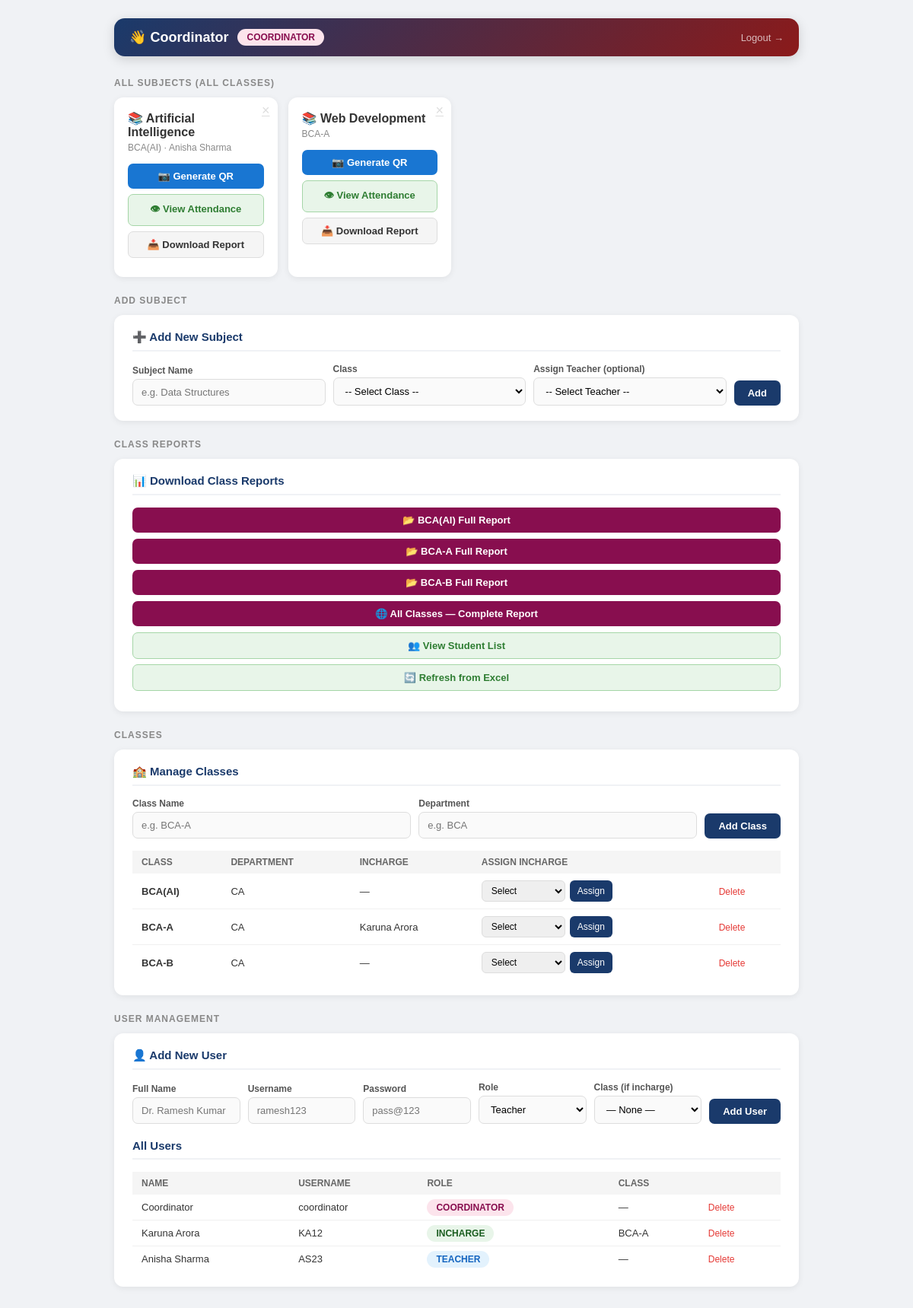
The app's page /dashboard (signed in) with its own data.
### tables this page shows
CREATE TABLE subjects (
            id INTEGER PRIMARY KEY AUTOINCREMENT,
            name TEXT NOT NULL,
            class_id INTEGER NOT NULL,
            teacher_id INTEGER,
            UNIQUE(name, class_id)
        );

CREATE TABLE classes (
            id INTEGER PRIMARY KEY AUTOINCREMENT,
            name TEXT UNIQUE NOT NULL,
            department TEXT,
            incharge_id INTEGER
        );

CREATE TABLE users (
            id INTEGER PRIMARY KEY AUTOINCREMENT,
            username TEXT UNIQUE NOT NULL,
            password TEXT NOT NULL,
            role TEXT NOT NULL CHECK(role IN ('coordinator','incharge','teacher')),
            full_name TEXT,
            class_id INTEGER,
            created_at TEXT DEFAULT (datetime('now'))
        );

### qr_attendance_project.py (the view)
@app.route("/dashboard")
def dashboard():
    redir = require_login()
    if redir: return redir
    user      = current_user()
    subjects  = get_subjects_for_user(user)
    classes   = get_all_classes() if user["role"] == "coordinator" else []
    all_users = get_all_users()   if user["role"] == "coordinator" else []
    teachers  = get_teachers()
    incharges = get_incharges()
    return render_template("dashboard.html",
        user=user,
        subjects=subjects,
        classes=classes,
        all_users=all_users,
        teachers=teachers,
        incharges=incharges
    )

### database_logic.py (called while the page is built, shortened)
def get_db():
    return sqlite3.connect(DB)

def get_all_users():
    conn = get_db()
    c = conn.cursor()
    c.execute("""
        SELECT u.id, u.username, u.role, u.full_name, cl.name
        FROM users u
        LEFT JOIN classes cl ON u.class_id = cl.id
        ORDER BY u.role, u.username
    """)
    rows = c.fetchall()
    conn.close()
    return rows

def get_teachers():
    conn = get_db()
    c = conn.cursor()
    c.execute("SELECT id, username, full_name FROM users WHERE role = 'teacher' ORDER BY full_name")
    rows = c.fetchall()
    conn.close()
    return rows

def get_incharges():
    conn = get_db()
    c = conn.cursor()
    c.execute("SELECT id, username, full_name FROM users WHERE role = 'incharge' ORDER BY full_name")
    rows = c.fetchall()
    conn.close()
    return rows

def get_all_classes():
    conn = get_db()
    c = conn.cursor()
    c.execute("""
        SELECT cl.id, cl.name, cl.department, u.full_name
        FROM classes cl
        LEFT JOIN users u ON cl.incharge_id = u.id
        ORDER BY cl.name
    """)
    rows = c.fetchall()
    conn.close()
    return rows

def get_subjects_for_user(user):
    conn = get_db()
    c = conn.cursor()
    if user["role"] == "coordinator":
        c.execute("""
            SELECT s.id, s.name, cl.name, u.full_name
            FROM subjects s
            JOIN classes cl ON s.class_id = cl.id
            LEFT JOIN users u ON s.teacher_id = u.id
            ORDER BY cl.name, s.name
        """)
    rows = c.fetchall()
    conn.close()
    return [{"id": r[0], "name": r[1], "class_name": r[2], "teacher_name": r[3]} for r in rows]

### qr_attendance_project.py (called while the page is built)
def current_user():
    return session.get("user_data")

def require_login():
    if not current_user():
        return redirect(url_for("login"))
    return None

### templates/dashboard.html (shortened to what this page needs)
<!DOCTYPE html>
<html lang="en">
<head>
</head>
<body>
<div class="topbar">
    <div class="topbar-left">
        <div>
            <h1>👋 {{ user.full_name or user.username }}</h1>
        </div>
        <span class="role-badge role-{{ user.role }}">{{ user.role }}</span>
    </div>
    <a href="/logout">Logout →</a>
</div>
<div class="section">
    <div class="section-title">
        {% if user.role == 'coordinator' %}All Subjects (All Classes)
        {% elif user.role == 'incharge' %}My Class Subjects
        {% else %}My Subjects{% endif %}
    </div>
    <div class="grid">
        {% for s in subjects %}
        <div class="card">
            {% if user.role in ['coordinator','incharge'] %}
            <a href="/delete_subject/{{ s.id }}" class="del-btn"
               onclick="return confirm('Delete subject {{ s.name }}?')">×</a>
            {% endif %}
            <h3>📚 {{ s.name }}</h3>
            <div class="sub">{{ s.class_name }}{% if s.teacher_name %} · {{ s.teacher_name }}{% endif %}</div>
            <a class="btn btn-blue"  href="/generate_qr/{{ s.id }}">📷 Generate QR</a>
            <a class="btn btn-green" href="/view_attendance/{{ s.id }}">👁 View Attendance</a>
            <a class="btn btn-gray"  href="/report/{{ s.id }}">📥 Download Report</a>
        </div>
        {% else %}
        <p style="color:#888;font-size:14px;padding:10px 0;">
            No subjects assigned yet.
        </p>
        {% endfor %}
    </div>
</div>
{% if user.role in ['coordinator','incharge'] %}
<div class="section">
    <div class="section-title">Add Subject</div>
    <div class="panel">
        <h3>➕ Add New Subject</h3>
        <form action="/add_subject" method="POST">
            <div class="form-row">
                <div class="form-group">
                    <label>Subject Name</label>
                    <input type="text" name="subject_name" placeholder="e.g. Data Structures" required>
                </div>
                {% if user.role == 'coordinator' %}
                <div class="form-group">
                    <label>Class</label>
                    <select name="class_id" required>
                        <option value="">-- Select Class --</option>
                    </select>
                </div>
                {% endif %}
                <div class="form-group">
                    <label>Assign Teacher (optional)</label>
                    <select name="teacher_id">
                        <option value="">-- Select Teacher --</option>
                    </select>
                </div>
                <button type="submit" class="btn-submit">Add</button>
            </div>
        </form>
    </div>
</div>
{% endif %}
{% if user.role in ['coordinator','incharge'] %}
<div class="section">
    <div class="section-title">Class Reports</div>
    <div class="panel">
        <h3>📊 Download Class Reports</h3>
        {% if user.role == 'coordinator' %}
            {% for cls in classes %}
            <a class="btn btn-maroon" href="/report/class/{{ cls[0] }}"
               style="margin-bottom:8px;">
                📂 {{ cls[1] }} Full Report
            </a>
            {% endfor %}
            <a class="btn btn-maroon" href="/report/all" style="margin-top:4px;">
                🌐 All Classes — Complete Report
            </a>
        {% else %}
            <a class="btn btn-maroon" href="/report/class/{{ user.class_id }}">
                📂 My Class Full Report
            </a>
        {% endif %}
        <a class="btn btn-green" href="/students" style="margin-top:8px;">👥 View Student List</a>
        <a class="btn btn-green" href="/refresh_students" style="margin-top:4px;">🔄 Refresh from Excel</a>
    </div>
</div>
{% endif %}
{% if user.role == 'coordinator' %}
<div class="section">
    <div class="section-title">Classes</div>
    <div class="panel">
        <h3>🏫 Manage Classes</h3>
        <form action="/add_class" method="POST" style="margin-bottom:16px;">
            <div class="form-row">
                <div class="form-group">
                    <label>Class Name</label>
                    <input type="text" name="class_name" placeholder="e.g. BCA-A" required>
                </div>
                <div class="form-group">
                    <label>Department</label>
                    <input type="text" name="department" placeholder="e.g. BCA">
                </div>
                <button type="submit" class="btn-submit">Add Class</button>
            </div>
        </form>
        {% if classes %}
        <table>
            <tr><th>Class</th><th>Department</th><th>Incharge</th><th>Assign Incharge</th><th></th></tr>
            {% for cls in classes %}
            <tr>
                <td><strong>{{ cls[1] }}</strong></td>
                <td>{{ cls[2] or '—' }}</td>
                <td>{{ cls[3] or '—' }}</td>
                <td>
                    <form action="/assign_incharge" method="POST" style="display:flex;gap:6px;">
                        <select name="incharge_id" style="padding:5px 8px;border-radius:6px;border:1px solid #ddd;font-size:12px;">
                            <option value="">Select</option>
                        </select>
                        <button type="submit" style="padding:5px 10px;background:#1a3a6b;color:white;border:none;border-radius:6px;font-size:12px;cursor:pointer;">
                            Assign
                        </button>
                    </form>
                </td>
                <td>
                    <a href="/delete_class/{{ cls[0] }}"
                       onclick="return confirm('Delete class {{ cls[1] }}?')"
                       style="color:#e53935;font-size:12px;text-decoration:none;">Delete</a>
                </td>
            </tr>
            {% endfor %}
        </table>
        {% else %}
        <p style="color:#888;font-size:13px;">No classes added yet.</p>
        {% endif %}
    </div>
</div>
<div class="section">
    <div class="section-title">User Management</div>
    <div class="panel">
        <h3>👤 Add New User</h3>
        <form action="/add_user" method="POST" style="margin-bottom:20px;">
            <div class="form-row">
                <div class="form-group">
                    <label>Full Name</label>
                    <input type="text" name="full_name" placeholder="Dr. Ramesh Kumar" required>
                </div>
                <div class="form-group">
                    <label>Username</label>
                    <input type="text" name="username" placeholder="ramesh123" required>
                </div>
                <div class="form-group">
                    <label>Password</label>
                    <input type="text" name="password" placeholder="pass@123" required>
                </div>
                <div class="form-group">
                    <label>Role</label>
                    <select name="role" required>
                        <option value="teacher">Teacher</option>
                    </select>
                </div>
                <div class="form-group">
                    <label>Class (if incharge)</label>
                    <select name="class_id">
                        <option value="">— None —</option>
                    </select>
                </div>
                <button type="submit" class="btn-submit">Add User</button>
            </div>
        </form>
        <h3>All Users</h3>
        {% if all_users %}
        <table>
            <tr><th>Name</th><th>Username</th><th>Role</th><th>Class</th><th></th></tr>
            {% for u in all_users %}
            <tr>
                <td>{{ u[3] or '—' }}</td>
                <td>{{ u[1] }}</td>
                <td><span class="role-badge role-{{ u[2] }}">{{ u[2] }}</span></td>
                <td>{{ u[4] or '—' }}</td>
                <td>
                    <a href="/delete_user/{{ u[0] }}"
                       onclick="return confirm('Delete user {{ u[1] }}?')"
                       style="color:#e53935;font-size:12px;text-decoration:none;">Delete</a>
                </td>
            </tr>
            {% endfor %}
        </table>
        {% else %}
        <p style="color:#888;font-size:13px;">No users yet.</p>
        {% endif %}
    </div>
</div>
{% endif %}
</body>
</html>

### templates/dashboard.html (style rules this page uses)
* { box-sizing: border-box; margin: 0; padding: 0; }
body { font-family: Arial, sans-serif; background: #f0f2f5; padding: 24px 16px; min-height: 100vh; }
.topbar { max-width: 900px; margin: 0 auto 28px; display: flex; justify-content: space-between; align-items: center; background: linear-gradient(135deg, #1a3a6b, #8b1a1a); border-radius: 14px; padding: 14px 20px; box-shadow: 0 4px 15px rgba(0,0,0,0.15); }
.topbar-left { display: flex; align-items: center; gap: 12px; }
.topbar-left h1 { font-size: 18px; color: white; }
.role-badge { padding: 4px 12px; border-radius: 20px; font-size: 12px; font-weight: bold; text-transform: uppercase; }
.role-coordinator { background: #fce4ec; color: #880e4f; }
.role-incharge { background: #e8f5e9; color: #1b5e20; }
.role-teacher { background: #e3f2fd; color: #1565c0; }
.topbar a { color: rgba(255,255,255,0.7); font-size: 13px; text-decoration: none; }
.section { max-width: 900px; margin: 0 auto 24px; }
.section-title { font-size: 12px; font-weight: bold; color: #888; text-transform: uppercase; letter-spacing: 1px; margin-bottom: 12px; }
.grid { display: grid; grid-template-columns: repeat(auto-fill, minmax(210px, 1fr)); gap: 14px; }
.card { background: white; border-radius: 12px; padding: 18px; box-shadow: 0 2px 8px rgba(0,0,0,0.07); position: relative; }
.card h3 { font-size: 16px; color: #333; margin-bottom: 4px; }
.card .sub { font-size: 12px; color: #888; margin-bottom: 14px; }
.btn { display: block; width: 100%; padding: 9px 12px; border-radius: 7px; font-size: 13px; font-weight: bold; border: none; cursor: pointer; text-decoration: none; text-align: center; margin-bottom: 7px; transition: 0.2s; }
.btn-blue { background: #1976d2; color: white; }
.btn-gray { background: #f5f5f5; color: #333; border: 1px solid #ddd; }
.btn-green { background: #e8f5e9; color: #2e7d32; border: 1px solid #a5d6a7; }
.btn-maroon { background: #880e4f; color: white; }
.del-btn { position: absolute; top: 8px; right: 10px; background: none; border: none; color: #ddd; cursor: pointer; font-size: 18px; line-height: 1; }
.panel { background: white; border-radius: 12px; padding: 20px 24px; max-width: 900px; margin: 0 auto 24px; box-shadow: 0 2px 8px rgba(0,0,0,0.07); }
.panel h3 { font-size: 15px; color: #1a3a6b; margin-bottom: 16px; border-bottom: 2px solid #f0f2f5; padding-bottom: 8px; }
.form-row { display: flex; gap: 10px; flex-wrap: wrap; align-items: flex-end; }
.form-group { display: flex; flex-direction: column; gap: 4px; flex: 1; min-width: 130px; }
.form-group label { font-size: 12px; color: #555; font-weight: bold; }
.form-group input, .form-group select { padding: 9px 11px; border: 1px solid #ddd; border-radius: 7px; font-size: 13px; background: #fafafa; }
.btn-submit { padding: 9px 18px; border: none; border-radius: 7px; background: #1a3a6b; color: white; font-size: 13px; font-weight: bold; cursor: pointer; white-space: nowrap; }
table { width: 100%; border-collapse: collapse; font-size: 13px; }
th { background: #f5f5f5; padding: 8px 12px; text-align: left; font-size: 12px; color: #666; text-transform: uppercase; }
td { padding: 9px 12px; border-bottom: 1px solid #f0f0f0; color: #333; }
tr:last-child td { border-bottom: none; }

### records on screen
subjects: name "Artificial Intelligence", class_name "BCA(AI)", teacher_name "Anisha Sharma"
subjects: name "Web Development", class_name "BCA-A"
classes: name "BCA(AI)", department "CA", cls "—"
users: name "BCA-A", department "CA", full_name "Karuna Arora", username "KA12", role "INCHARGE"
classes: name "BCA-B", department "CA", cls "—"
users: full_name "Coordinator", username "coordinator", role "COORDINATOR", u "—"
users: full_name "Anisha Sharma", username "AS23", role "TEACHER", u "—"

### other values on screen
{{ user.full_name or user.username }} "Coordinator"
{{ user.role }} "COORDINATOR"
